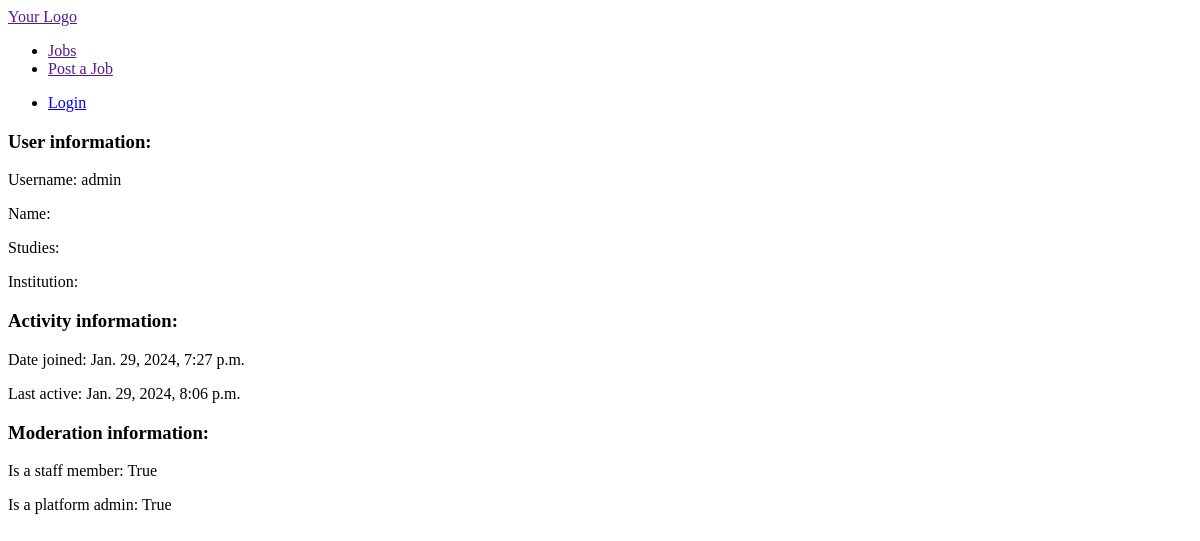
Page /profile/admin on the earlier database version.
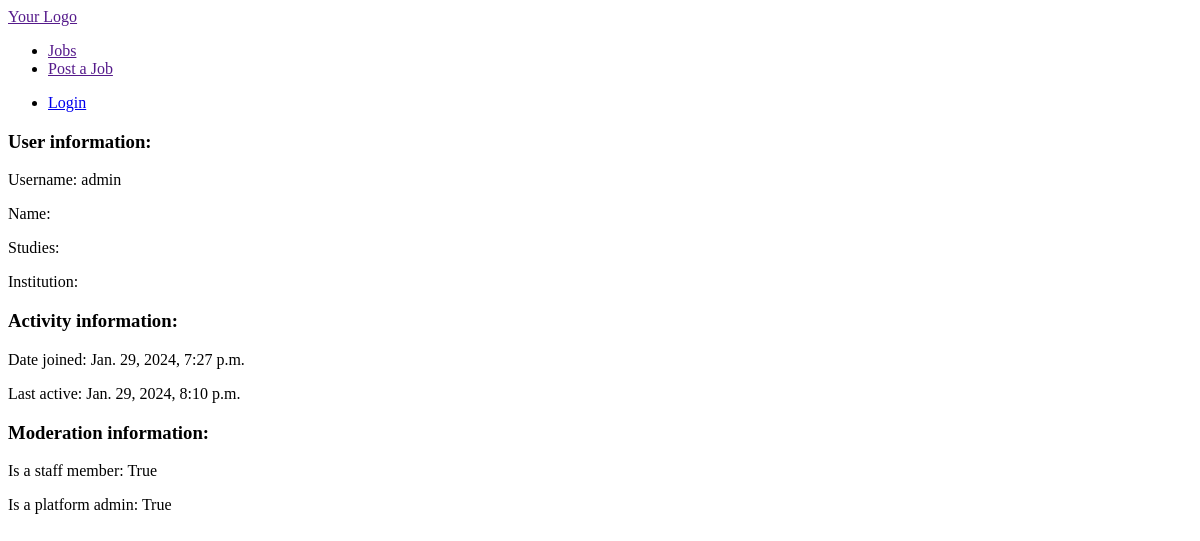
Same page on the later database version.
### jobs/models.py (models this page shows, shortened)
class Student(AbstractBaseUser, PermissionsMixin):
    TYPE_CHOICES = (
        ('art', 'Art Student'),
        ('engineering', 'Engineering Student'),
    )
    email = models.EmailField(unique=True)
    user_name = models.CharField(max_length=20, unique=True)
    USERNAME_FIELD = 'user_name'
    EMAIL_FIELD = 'email'
    REQUIRED_FIELDS = ['email']
    is_active = models.BooleanField(default=True)
    is_superuser = models.BooleanField(default=False)
    is_staff = models.BooleanField(default=False)
    date_joined = models.DateTimeField(default=timezone.now)
    last_login = models.DateTimeField(blank=True, null=True)
    first_name = models.CharField(max_length=30)
    last_name = models.CharField(max_length=30)
    institution = models.CharField(max_length=6)
    student_type = models.CharField(max_length=20, choices=TYPE_CHOICES)
    objects = CustomStudentManager()
    class Meta:
        verbose_name = 'Student'
        verbose_name_plural = 'Students'

### jobs/views.py (the view)
# urls.py: path('profile/<str:username>', profile, name='profile'),
def profile(request, username):
    student = get_object_or_404(Student, user_name=username)
    context = {
        'student': student
    }
    return render(request, 'profile.html', context)

### jobs/templates/profile.html
{% extends "base.html" %}
{% block content %}
<h3>User information:</h3>
<p>Username: {{student.user_name}}</p>
<p>Name: {{student.first_name}} {{student.last_name}}</p>
<p>Studies: {{user.student_type}}</p>
<p>Institution: {{student.institution}}</p>
<h3>Activity information:</h3>
<p>Date joined: {{student.date_joined}}</p>
<p>Last active: {{student.last_login}}</p>
<h3>Moderation information:</h3>
<p>Is a staff member: {{student.is_staff}}</p>
<p>Is a platform admin: {{student.is_superuser}}</p>
{% endblock %}

Differences in the rows shown:
changed Student "admin": last_login "Jan. 29, 2024, 8:06 p.m." → "Jan. 29, 2024, 8:10 p.m."
